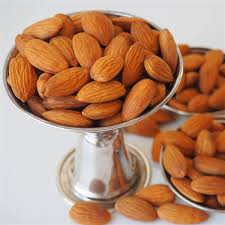
#> input picture images/badem.jpg, 225 x 225 px; its folder holds only this picture in this run
$ python optimize_images.py
#> lines starting #> are read from the running program, lines starting #| are printed output that depends on the picture
#!/usr/bin/env python3
"""
Optimize images in the images/ folder and emit resized WebP and JPEG versions.
Usage: python scripts/optimize_images.py
Requires: Pillow (pip install pillow)
"""
from PIL import Image
from pathlib import Path

SRC = Path(__file__).resolve().parent.parent / 'images'
OUT = SRC / 'optimized'
OUT.mkdir(exist_ok=True)

SIZES = [1600, 1200, 800, 480]

def process(imgp: Path):
    try:
        im = Image.open(imgp)
#> im is the input picture: PIL image 225x225 RGB; mean R, G, B 182.7, 136.6, 108.3
        im = im.convert('RGB')
        name = imgp.stem
        for w in SIZES:
            ratio = w / im.width
            h = int(im.height * ratio)
            outp = OUT / f"{name}-{w}.webp"
            im.resize((w,h), Image.LANCZOS).save(outp, 'WEBP', quality=85, method=6)
#> this loop made 4 passes
#> pass 1, in process, `im.resize((w,h), Image.LANCZOS).save(outp, 'WEBP', quality=85, method=6)`:
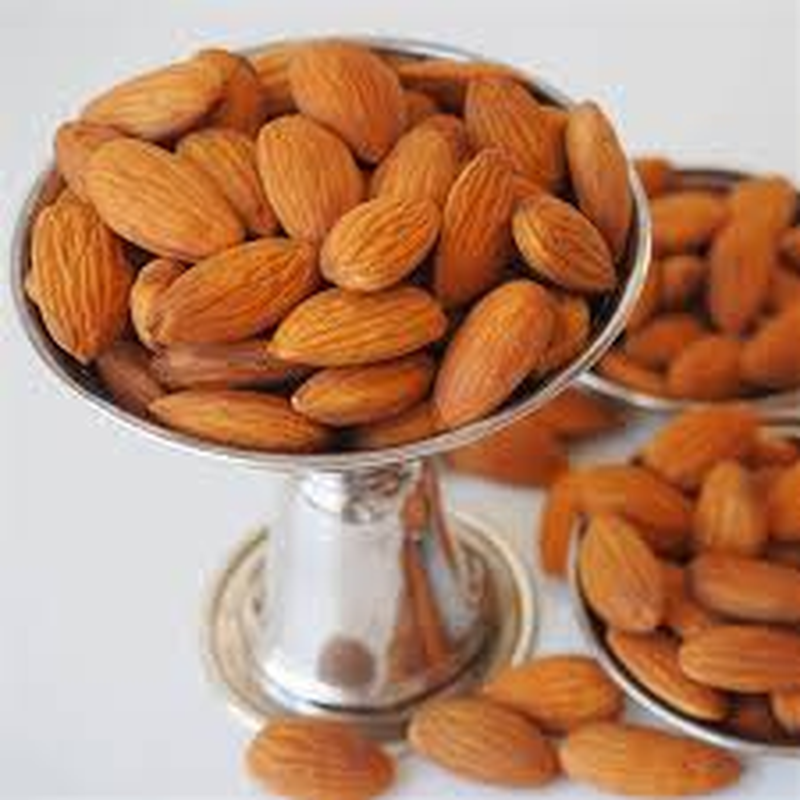
#> saved as badem-1600.webp: PIL image 1600x1600 RGB (shown at 1/2 size); mean R, G, B 182.7, 136.6, 108.4
        # also write a medium jpeg fallback
        outp_jpeg = OUT / f"{name}-800.jpg"
        im.resize((800, int(im.height * (800/im.width))), Image.LANCZOS).save(outp_jpeg, 'JPEG', quality=82)
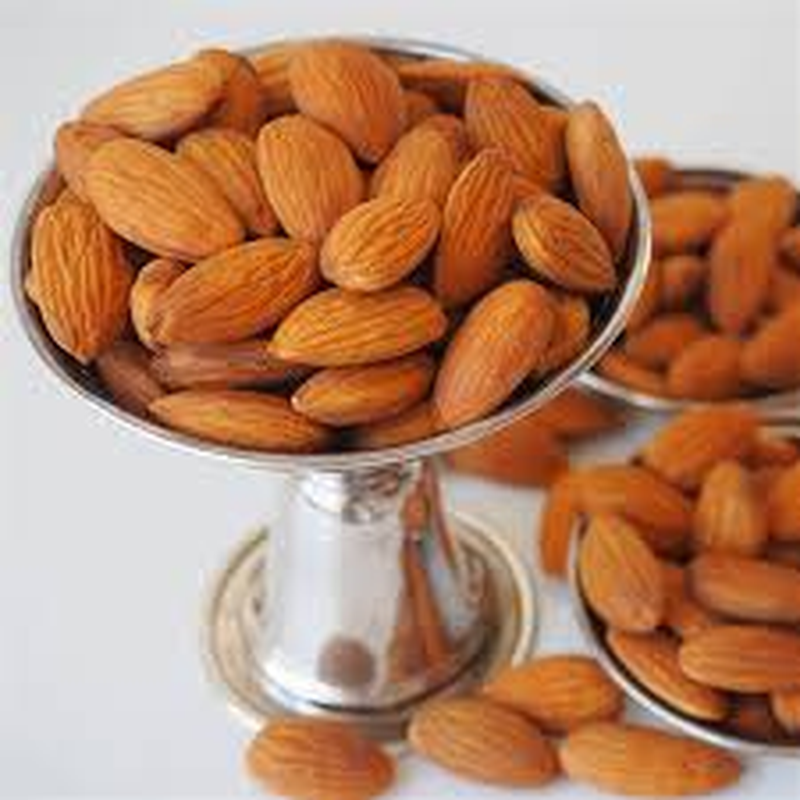
#> saved as badem-800.jpg: PIL image 800x800 RGB; mean R, G, B 182.7, 136.6, 108.4
        print(f"Optimized {imgp.name}")
    except Exception as e:
        print(f"Failed {imgp}: {e}")

def main():
    for p in SRC.glob('*.*'):
        if p.suffix.lower() in ('.jpg', '.jpeg', '.png'):
            process(p)

if __name__ == '__main__':
    main()

$ run again, on images/kaju.jpg
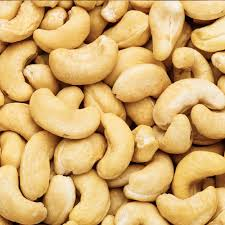
#> input picture images/kaju.jpg, 225 x 225 px
#> in process, im is the input picture: PIL image 225x225 RGB; mean R, G, B 212.7, 173.8, 110.8
#> the loop in process, `for w in SIZES:` made 4 passes
#> pass 1, in process, `im.resize((w,h), Image.LANCZOS).save(outp, 'WEBP', quality=85, method=6)`:
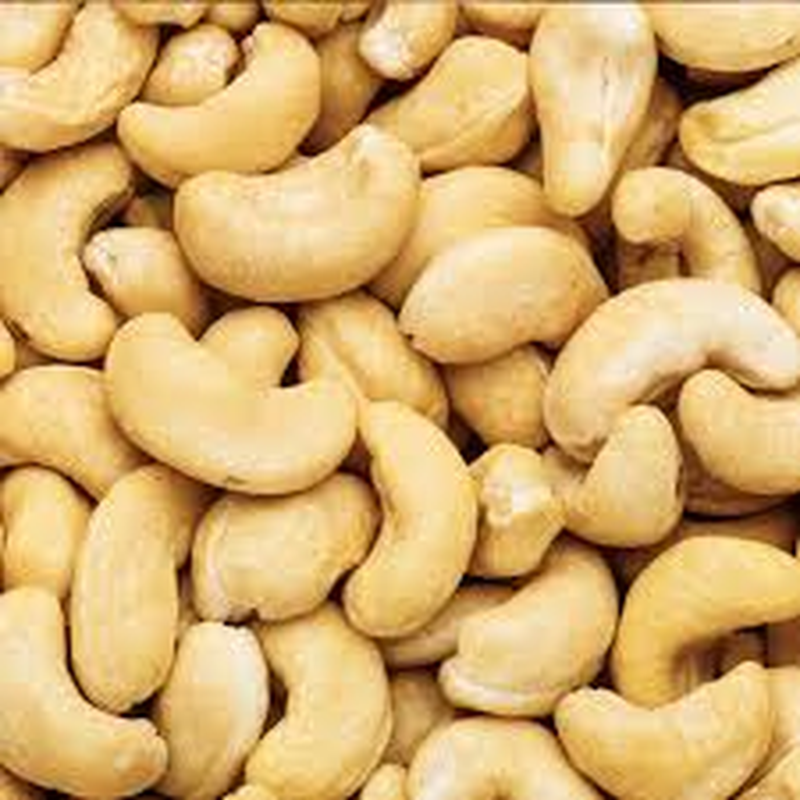
#> saved as kaju-1600.webp: PIL image 1600x1600 RGB (shown at 1/2 size); mean R, G, B 212.7, 173.8, 110.9
#> in process, `im.resize((800, int(im.height * (800/im.width))), Image.LANCZOS).save(..`:
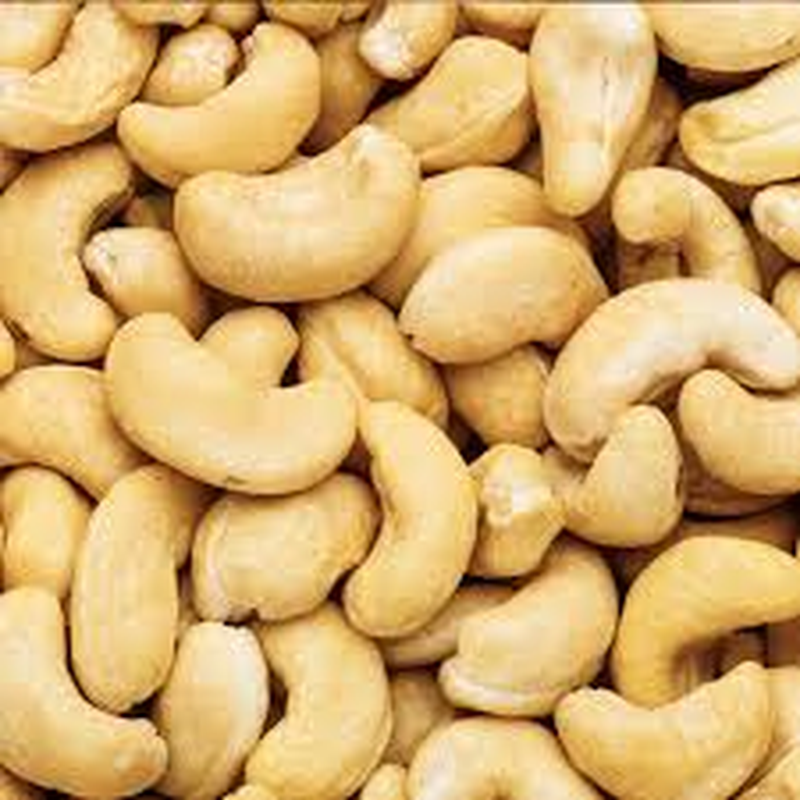
#> saved as kaju-800.jpg: PIL image 800x800 RGB; mean R, G, B 212.7, 173.8, 110.9

$ run again, on images/karisik-1.jpg
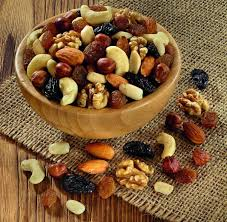
#> input picture images/karisik-1.jpg, 227 x 222 px
#> in process, im is the input picture: PIL image 227x222 RGB; mean R, G, B 128.6, 94.4, 58.3
#> the loop in process, `for w in SIZES:` made 4 passes
#> pass 1, in process, `im.resize((w,h), Image.LANCZOS).save(outp, 'WEBP', quality=85, method=6)`:
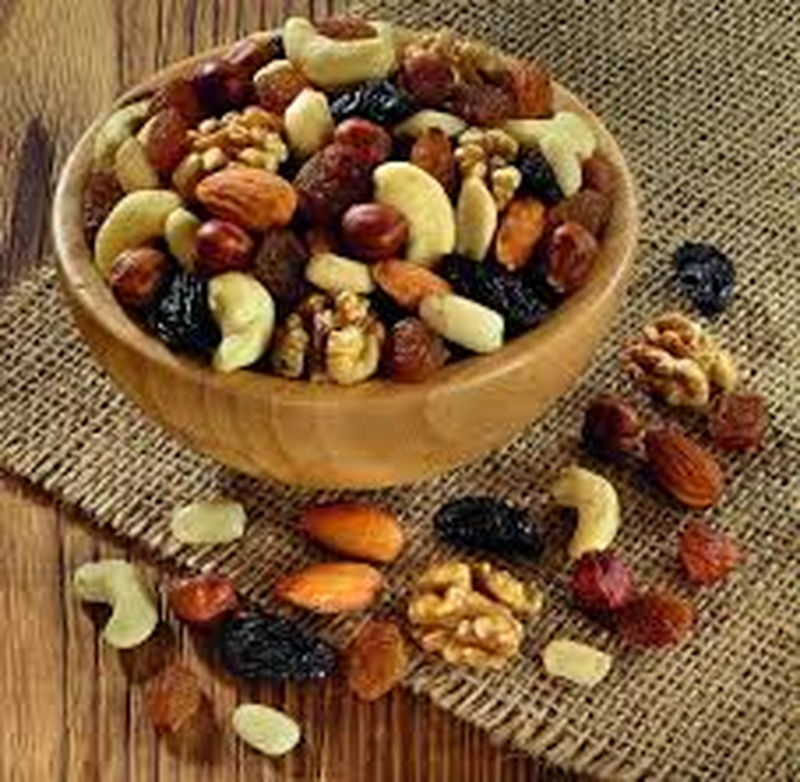
#> saved as karisik-1-1600.webp: PIL image 1600x1564 RGB (shown at 1/2 size); mean R, G, B 128.6, 94.5, 58.5
#> in process, `im.resize((800, int(im.height * (800/im.width))), Image.LANCZOS).save(..`:
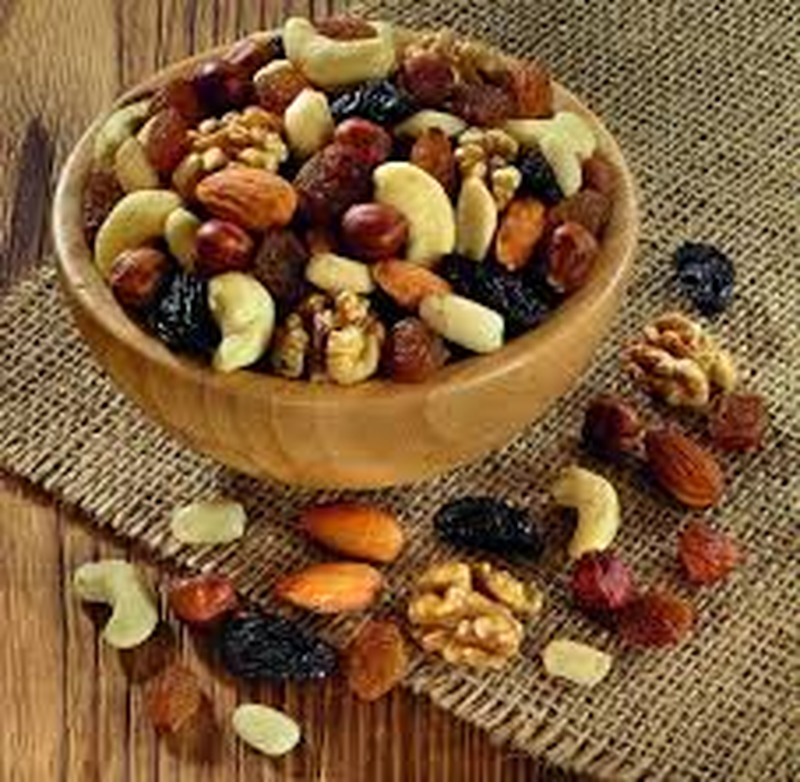
#> saved as karisik-1-800.jpg: PIL image 800x782 RGB; mean R, G, B 128.6, 94.5, 58.5

$ run again, on images/ceviz.jpg
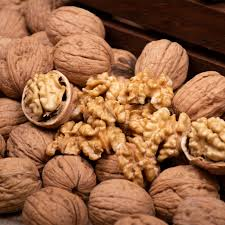
#> input picture images/ceviz.jpg, 225 x 225 px
#> in process, im is the input picture: PIL image 225x225 RGB; mean R, G, B 153.5, 101.7, 68.6
#> the loop in process, `for w in SIZES:` made 4 passes
#> pass 1, in process, `im.resize((w,h), Image.LANCZOS).save(outp, 'WEBP', quality=85, method=6)`:
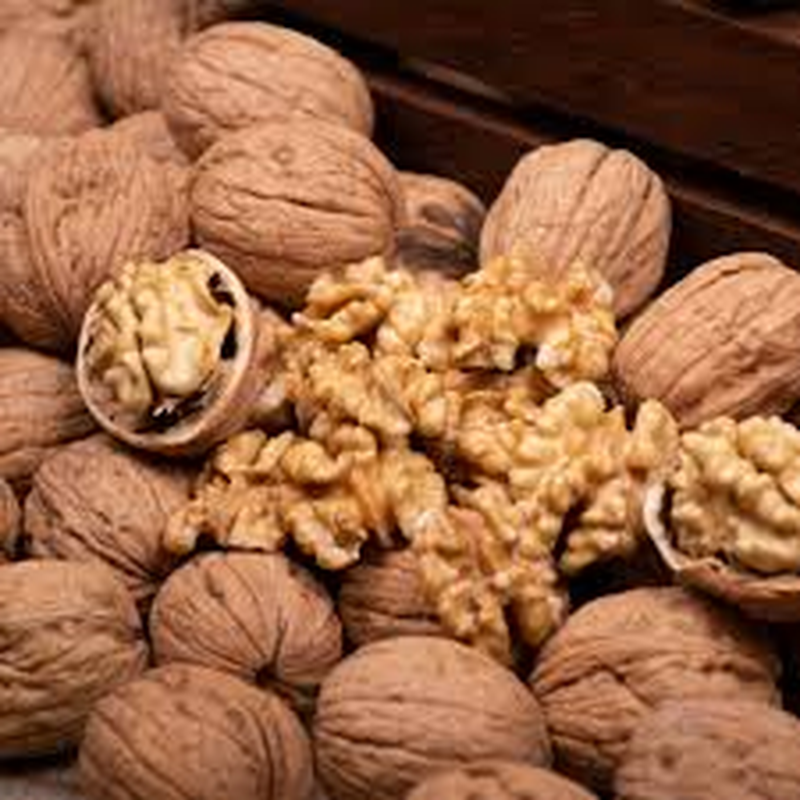
#> saved as ceviz-1600.webp: PIL image 1600x1600 RGB (shown at 1/2 size); mean R, G, B 153.5, 101.7, 68.7
#> in process, `im.resize((800, int(im.height * (800/im.width))), Image.LANCZOS).save(..`:
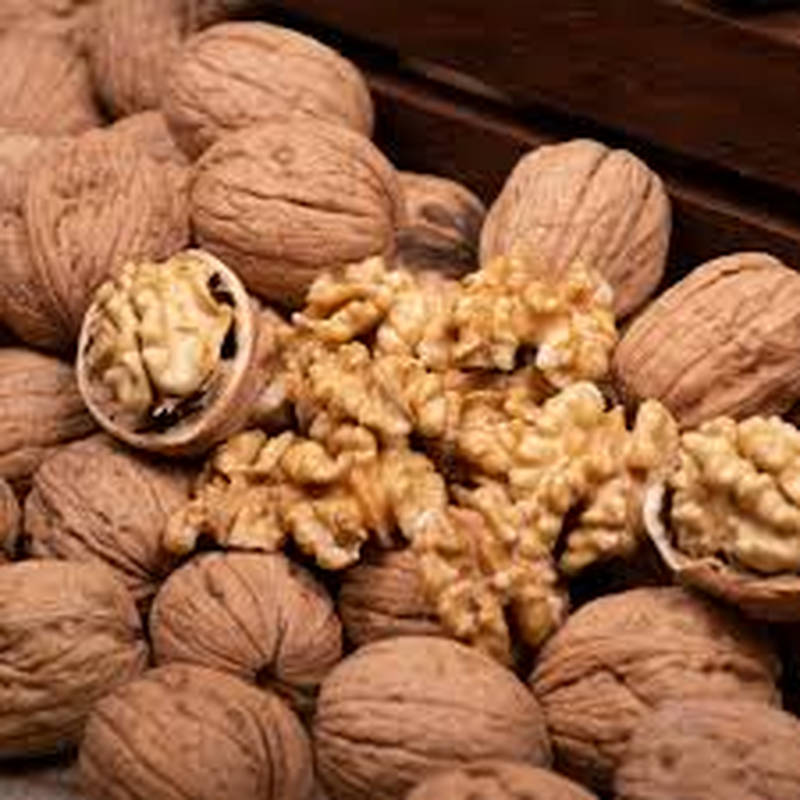
#> saved as ceviz-800.jpg: PIL image 800x800 RGB; mean R, G, B 153.5, 101.7, 68.7
